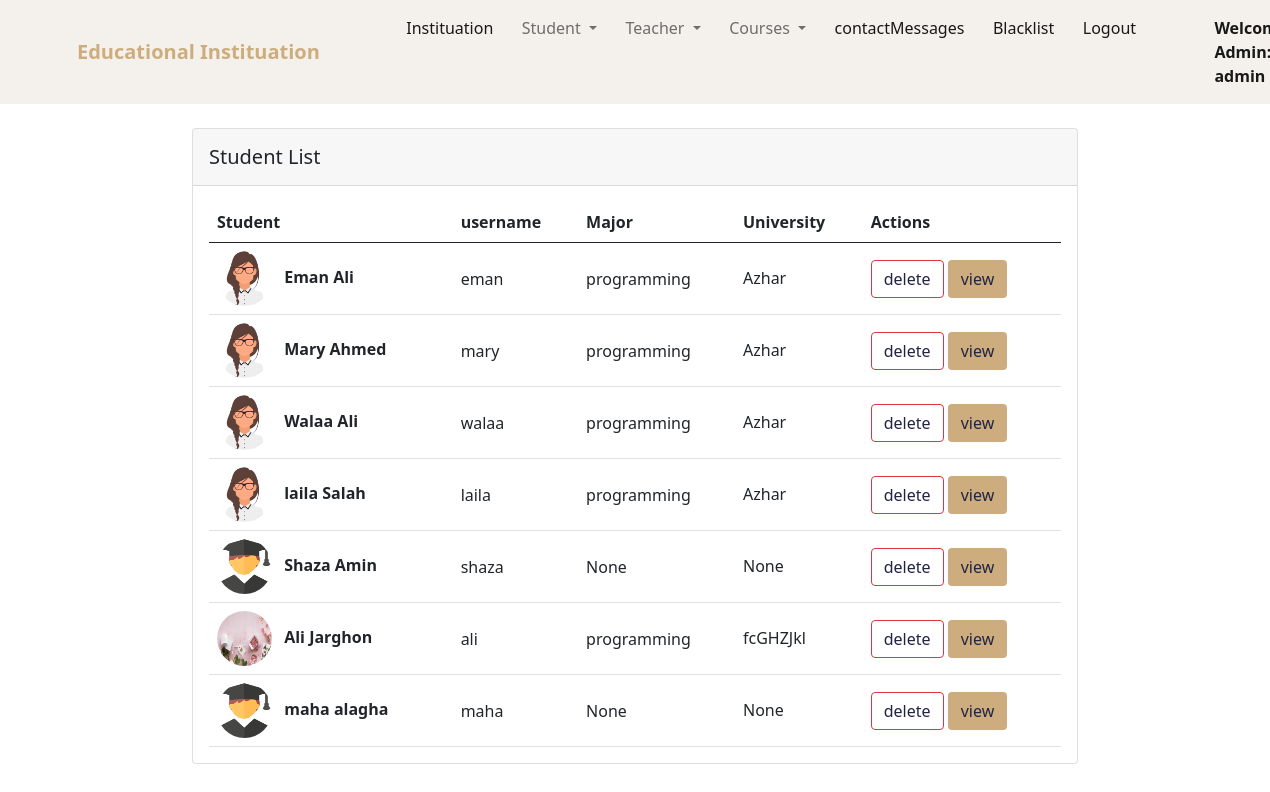
The app's page /view_students/ (signed in) with its own data.
### education/models.py (models this page shows, shortened)
class Student(models.Model):
    user = models.OneToOneField(User, on_delete=models.CASCADE)
    student_id = models.CharField(max_length=20, null=True, blank=True)
    full_name = models.CharField(max_length=50,null=True, blank=True)
    image = models.ImageField(upload_to="media", blank=True,null=True)
    phone = models.CharField(max_length=15 ,null=True, blank=True)
    university = models.CharField(max_length=50,null=True , blank=True)
    major = models.CharField(max_length=50 ,null=True , blank=True)
    address = models.CharField(max_length=100 ,null=True , blank=True)
    date_of_birth = models.DateField(null=True , blank=True)
    GENDER_CHOICES = (('male', 'male'),('female', 'female'), )
    gender = models.CharField(max_length=20,choices= GENDER_CHOICES ,null=True , blank=True)
    @property
    def get_photo_url(self):
        if self.image and hasattr(self.image, 'url'):
            return self.image.url
        else:
            return "/static/images/user.png"

### education/views.py (the view)
# urls.py: path("view_students/", views.view_students, name="view_students"),
@user_passes_test(lambda u: u.is_superuser)
@login_required(login_url = 'login/')
def view_students(request):
    students = Student.objects.all()
    return render(request, "education/admin/view_students.html", {'students':students})

### education/templates/education/admin/view_students.html (shortened to what this page needs)
{% extends 'education/admin/admin_navbar.html' %}
{% load static %}
{% block body %}
<section>
    <div class="container ">
      <div class="row d-flex justify-content-center align-items-center p-4">
        <div class="col-md-12 col-xl-10">
          <div class="card">
            <div class="card-header p-3">
              <h5 class="mb-0">Student List</h5>
            </div>
            <div class="card-body" data-mdb-perfect-scrollbar="true" style="position: relative;">
              <table class="table mb-0">
                <thead>
                  <tr>
                    <th scope="col">Student</th>
                    <th scope="col">username</th>
                    <th scope="col">Major</th>
                    <th scope="col">University</th>
                    <th scope="col">Actions</th>
                  </tr>
                </thead>
                <tbody>
                    {% for student in students %}
                    <tr class="fw-normal">
                        <a  href="{% url 'student-detail' student.id %}" >
                            <th>
                                <img src="{{ student.get_photo_url }}"
                                  class="shadow-1-strong rounded-circle" alt="avatar 1"
                                  style="width: 55px; height: 55px;">
                                <span class="ms-2">{{ student.full_name }}</span>
                              </th>
                              <td class="align-middle">
                                  <span>{{ student.user.username }}</span>
                              </td>
                              <td class="align-middle">
                                <span>{{ student.major }}</span>
                              </td>
                              <td class="align-middle">
                                <h6 class="mb-0"><span >{{ student.university }}</span></h6>
                              </td>
                        </a>
                        <td class="align-middle">
                          <a class="btn btn-outline-danger dark-blue" href="{% url 'student-delete' student.id %}" data-mdb-toggle="tooltip" title="Remove">delete </a>
                              <a class="btn brown-bg dark-blue" href="{% url 'student-detail' student.id %}"> view </a>
                        </td>
                      </tr>
                    {% endfor %}
                </tbody>
              </table>
            </div>
          </div>
        </div>
      </div>
    </div>
  </section>
{% endblock %}

### education/templates/education/admin/admin_navbar.html (shortened to what this page needs)
<!doctype html>
{% load static %}
<html lang="en">
  <head>
    <link href="https://cdn.jsdelivr.net/npm/bootstrap@5.1.0/dist/css/bootstrap.min.css" rel="stylesheet">
    <link rel="stylesheet" href="https://cdn.datatables.net/1.10.25/css/jquery.dataTables.min.css">
    <link rel="stylesheet" href="https://cdn.datatables.net/buttons/1.7.1/css/buttons.dataTables.min.css">
    <link rel="stylesheet" href="{% static 'landingPage/style.css' %}">
    <link rel="stylesheet" href="https://cdnjs.cloudflare.com/ajax/libs/font-awesome/4.7.0/css/font-awesome.min.css">
  </head>
  <body>
    <nav class="navbar navbar-expand-lg navbar-light bg-light mynav">
        <div class="container">
          <a class="navbar-brand hed-color fw-bold" href="/">Educational Instituation</a>
          <div class="collapse navbar-collapse" id="navbarSupportedContent">
            <ul class="navbar-nav me-auto mb-2 mb-lg-0">
              <li class="nav-item">
                <a class="nav-link active" aria-current="page" href="{% url 'admin-panel' %}">Instituation</a>
              </li>
              <li class="nav-item dropdown">
                <a class="nav-link dropdown-toggle" href="#" id="navbarDropdown" role="button" data-bs-toggle="dropdown" aria-expanded="false">
                  Student
                </a>
              </li>
              <li class="nav-item dropdown">
                <a class="nav-link dropdown-toggle" href="#" id="navbarDropdown" role="button" data-bs-toggle="dropdown" aria-expanded="false">
                  Teacher
                </a>
              </li>
              <li class="nav-item dropdown">
                <a class="nav-link dropdown-toggle" href="#" id="navbarDropdown" role="button" data-bs-toggle="dropdown" aria-expanded="false">
                  Courses
                </a>
              </li>
              <li class="nav-item">
                <a class="nav-link active" aria-current="page" href="{% url 'messages_contact' %}">contactMessages</a>
              </li>
              <li class="nav-item">
                <a class="nav-link active" aria-current="page" href="{% url 'view_blacklist' %}">Blacklist</a>
              </li>
              <li class="nav-item">
                <a class="nav-link active" aria-current="page" href="{% url 'logout' %}">Logout</a>
              </li>
              <li class="nav-item">
                <a style="font-weight:600; font-family:'Segoe UI', Tahoma, Geneva, Verdana, sans-serif;" class="nav-link active" href="#">Welcome Admin: {{request.user}}</a>
              </li>
            </ul>
          </div>
        </div>
      </nav>
      {% block body %}
      {% endblock %}
  </body>
</html>

### landingPage/static/landingPage/style.css (style rules this page uses)
.mynav { background: #F4F1EC!important; }
.hed-color { color: #CDAD7D!important; }
.dark-blue { color: #222344!important; }
.brown-bg { background-color: #CDAD7D !important; }

### records on screen
Student: get_photo_url (picture), full_name "Eman Ali", user.username "eman", major "programming", university "Azhar"
Student: get_photo_url (picture), full_name "Mary Ahmed", user.username "mary", major "programming", university "Azhar"
Student: get_photo_url (picture), full_name "Walaa Ali", user.username "walaa", major "programming", university "Azhar"
Student: get_photo_url (picture), full_name "laila Salah", user.username "laila", major "programming", university "Azhar"
Student: full_name "Shaza Amin", user.username "shaza", major "None", university "None"
Student: get_photo_url (picture), full_name "Ali Jarghon", user.username "ali", major "programming", university "fcGHZJkl"
Student: full_name "maha alagha", user.username "maha", major "None", university "None"

### other values on screen
{{ request.user }} "admin"
